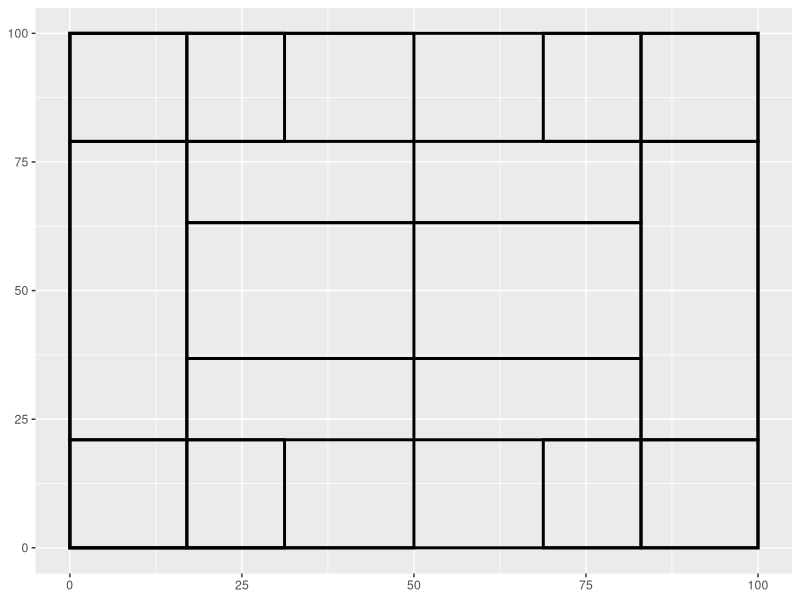

Reproduce this figure in R.
library(ggplot2)

ggplot() +
  geom_rect(aes(xmin = 0, xmax = 100, ymin = 0, ymax = 100), fill = NA, colour = "#000000", size = 1) +
  geom_rect(aes(xmin = 0, xmax = 50, ymin = 0, ymax = 100), fill = NA, colour = "#000000", size = 1) +
  geom_rect(aes(xmin = 17, xmax = 0, ymin = 21, ymax = 79), fill = NA, colour = "#000000", size = 1) +
  geom_rect(aes(xmin = 0, xmax = 17, ymin = 0, ymax = 21), fill = NA, colour = "#000000", size = 1) +
  geom_rect(aes(xmin = 0, xmax = 17, ymin = 100, ymax = 79), fill = NA,colour = "#000000", size = 1) +
  geom_rect(aes(xmin = 83, xmax = 100, ymin = 21, ymax = 79), fill = NA, colour = "#000000", size = 1) +
  geom_rect(aes(xmin=100, xmax=83, ymin=0, ymax=21), fill= NA, colour = "#000000", size=1) + 
  geom_rect(aes(xmin = 17, xmax = 83, ymin = 36.8, ymax = 63.2), fill = NA, colour = "#000000", size = 1) +
  geom_rect(aes(xmin = 17, xmax = 83, ymin = 79, ymax = 63.2), fill = NA, colour = "#000000", size = 1) +
  geom_rect(aes(xmin = 17, xmax = 83, ymin = 36.8, ymax = 21), fill = NA, colour = "#000000", size = 1) +
  geom_rect(aes(xmin=100, xmax=83, ymin=100, ymax=79), fill= NA, colour = "#000000", size=1) + 
  geom_rect(aes(xmin = 17, xmax = 31.2, ymin = 0, ymax = 21), fill = NA, colour = "#000000", size = 1) +
  geom_rect(aes(xmin = 17, xmax = 31.2, ymin = 100, ymax = 79), fill = NA, colour = "#000000", size = 1) +
  geom_rect(aes(xmin = 83, xmax = 68.8, ymin = 100, ymax = 79), fill = NA, colour = "#000000", size = 1) +
  geom_rect(aes(xmin = 83, xmax = 68.8, ymin = 0, ymax = 21), fill = NA, colour = "#000000", size = 1)